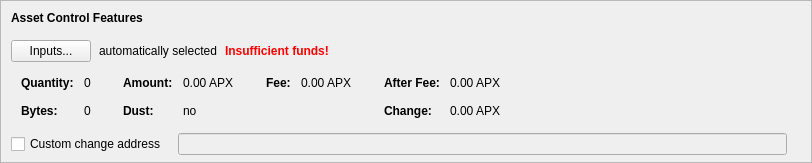
      <widget class="QFrame" name="frameAssetControl">
       <property name="sizePolicy">
        <sizepolicy hsizetype="Expanding" vsizetype="Fixed">
         <horstretch>0</horstretch>
         <verstretch>0</verstretch>
        </sizepolicy>
       </property>
       <property name="maximumSize">
        <size>
         <width>16777215</width>
         <height>16777215</height>
        </size>
       </property>
       <property name="frameShape">
        <enum>QFrame::StyledPanel</enum>
       </property>
       <property name="frameShadow">
        <enum>QFrame::Sunken</enum>
       </property>
       <layout class="QVBoxLayout" name="verticalLayoutAssetControl2">
        <property name="spacing">
         <number>0</number>
        </property>
        <property name="leftMargin">
         <number>0</number>
        </property>
        <property name="topMargin">
         <number>0</number>
        </property>
        <property name="rightMargin">
         <number>0</number>
        </property>
        <property name="bottomMargin">
         <number>6</number>
        </property>
        <item>
         <layout class="QVBoxLayout" name="verticalLayoutAssetControl" stretch="0,0,0,0,1">
          <property name="spacing">
           <number>0</number>
          </property>
          <property name="leftMargin">
           <number>10</number>
          </property>
          <property name="topMargin">
           <number>10</number>
          </property>
          <item>
           <layout class="QHBoxLayout" name="horizontalLayoutAssetControl1">
            <property name="bottomMargin">
             <number>15</number>
            </property>
            <item>
             <widget class="QLabel" name="labelAssetControlFeatures">
              <property name="sizePolicy">
               <sizepolicy hsizetype="Preferred" vsizetype="Maximum">
                <horstretch>0</horstretch>
                <verstretch>0</verstretch>
               </sizepolicy>
              </property>
              <property name="font">
               <font>
                <weight>75</weight>
                <bold>true</bold>
               </font>
              </property>
              <property name="styleSheet">
               <string notr="true">font-weight:bold;</string>
              </property>
              <property name="text">
               <string>Asset Control Features</string>
              </property>
             </widget>
            </item>
           </layout>
          </item>
          <item>
           <layout class="QHBoxLayout" name="horizontalLayoutAssetControl2" stretch="0,0,0,0">
            <property name="spacing">
             <number>8</number>
            </property>
            <property name="bottomMargin">
             <number>10</number>
            </property>
            <item>
             <widget class="QPushButton" name="pushButtonAssetControl">
              <property name="styleSheet">
               <string notr="true"/>
              </property>
              <property name="text">
               <string>Inputs...</string>
              </property>
              <property name="autoDefault">
               <bool>false</bool>
              </property>
             </widget>
            </item>
            <item>
             <widget class="QLabel" name="labelAssetControlAutomaticallySelected">
              <property name="text">
               <string>automatically selected</string>
              </property>
              <property name="margin">
               <number>5</number>
              </property>
             </widget>
            </item>
            <item>
             <widget class="QLabel" name="labelAssetControlInsuffFunds">
              <property name="font">
               <font>
                <weight>75</weight>
                <bold>true</bold>
               </font>
              </property>
              <property name="styleSheet">
               <string notr="true">color:red;font-weight:bold;</string>
              </property>
              <property name="text">
               <string>Insufficient funds!</string>
              </property>
              <property name="margin">
               <number>5</number>
              </property>
             </widget>
            </item>
            <item>
             <spacer name="horizontalSpacerAssetControl">
              <property name="orientation">
               <enum>Qt::Horizontal</enum>
              </property>
              <property name="sizeHint" stdset="0">
               <size>
                <width>40</width>
                <height>1</height>
               </size>
              </property>
             </spacer>
            </item>
           </layout>
          </item>
          <item>
           <widget class="QWidget" name="widgetAssetControl" native="true">
            <property name="sizePolicy">
             <sizepolicy hsizetype="Preferred" vsizetype="Preferred">
              <horstretch>0</horstretch>
              <verstretch>0</verstretch>
             </sizepolicy>
            </property>
            <property name="minimumSize">
             <size>
              <width>0</width>
              <height>0</height>
             </size>
            </property>
            <property name="styleSheet">
             <string notr="true"/>
            </property>
            <layout class="QHBoxLayout" name="horizontalLayoutAssetControl5">
             <property name="leftMargin">
              <number>0</number>
             </property>
             <property name="topMargin">
              <number>0</number>
             </property>
             <property name="rightMargin">
              <number>0</number>
             </property>
             <property name="bottomMargin">
              <number>0</number>
             </property>
             <item>
              <layout class="QHBoxLayout" name="horizontalLayoutAssetControl3" stretch="0,0,0,1">
               <property name="spacing">
                <number>20</number>
               </property>
               <property name="topMargin">
                <number>0</number>
               </property>
               <property name="bottomMargin">
                <number>10</number>
               </property>
               <item>
                <layout class="QFormLayout" name="formLayoutAssetControl1">
                 <property name="horizontalSpacing">
                  <number>10</number>
                 </property>
                 <property name="verticalSpacing">
                  <number>14</number>
                 </property>
                 <property name="leftMargin">
                  <number>10</number>
                 </property>
                 <property name="topMargin">
                  <number>4</number>
                 </property>
                 <property name="rightMargin">
                  <number>6</number>
                 </property>
                 <item row="0" column="0">
                  <widget class="QLabel" name="labelAssetControlQuantityText">
                   <property name="font">
                    <font>
                     <weight>75</weight>
                     <bold>true</bold>
                    </font>
                   </property>
                   <property name="text">
                    <string>Quantity:</string>
                   </property>
                   <property name="margin">
                    <number>0</number>
                   </property>
                  </widget>
                 </item>
                 <item row="0" column="1">
                  <widget class="QLabel" name="labelAssetControlQuantity">
                   <property name="cursor">
                    <cursorShape>IBeamCursor</cursorShape>
                   </property>
                   <property name="contextMenuPolicy">
                    <enum>Qt::ActionsContextMenu</enum>
                   </property>
                   <property name="text">
                    <string notr="true">0</string>
                   </property>
                   <property name="margin">
                    <number>0</number>
                   </property>
                   <property name="textInteractionFlags">
                    <set>Qt::LinksAccessibleByMouse|Qt::TextSelectableByKeyboard|Qt::TextSelectableByMouse</set>
                   </property>
                  </widget>
                 </item>
                 <item row="1" column="0">
                  <widget class="QLabel" name="labelAssetControlBytesText">
                   <property name="font">
                    <font>
                     <weight>75</weight>
                     <bold>true</bold>
                    </font>
                   </property>
                   <property name="text">
                    <string>Bytes:</string>
                   </property>
                  </widget>
                 </item>
                 <item row="1" column="1">
                  <widget class="QLabel" name="labelAssetControlBytes">
                   <property name="cursor">
                    <cursorShape>IBeamCursor</cursorShape>
                   </property>
                   <property name="contextMenuPolicy">
                    <enum>Qt::ActionsContextMenu</enum>
                   </property>
                   <property name="text">
                    <string notr="true">0</string>
                   </property>
                   <property name="textInteractionFlags">
                    <set>Qt::LinksAccessibleByMouse|Qt::TextSelectableByKeyboard|Qt::TextSelectableByMouse</set>
                   </property>
                  </widget>
                 </item>
                </layout>
               </item>
               <item>
                <layout class="QFormLayout" name="formLayoutAssetControl2">
                 <property name="horizontalSpacing">
                  <number>10</number>
                 </property>
                 <property name="verticalSpacing">
                  <number>14</number>
                 </property>
                 <property name="leftMargin">
                  <number>6</number>
                 </property>
                 <property name="topMargin">
                  <number>4</number>
                 </property>
                 <property name="rightMargin">
                  <number>6</number>
                 </property>
                 <item row="0" column="0">
                  <widget class="QLabel" name="labelAssetControlAmountText">
                   <property name="font">
                    <font>
                     <weight>75</weight>
                     <bold>true</bold>
                    </font>
                   </property>
                   <property name="text">
                    <string>Amount:</string>
                   </property>
                   <property name="margin">
                    <number>0</number>
                   </property>
                  </widget>
                 </item>
                 <item row="0" column="1">
                  <widget class="QLabel" name="labelAssetControlAmount">
                   <property name="cursor">
                    <cursorShape>IBeamCursor</cursorShape>
                   </property>
                   <property name="contextMenuPolicy">
                    <enum>Qt::ActionsContextMenu</enum>
                   </property>
                   <property name="text">
                    <string notr="true">0.00 APX</string>
                   </property>
                   <property name="textInteractionFlags">
                    <set>Qt::LinksAccessibleByMouse|Qt::TextSelectableByKeyboard|Qt::TextSelectableByMouse</set>
                   </property>
                  </widget>
                 </item>
                 <item row="1" column="0">
                  <widget class="QLabel" name="labelAssetControlLowOutputText">
                   <property name="font">
                    <font>
                     <weight>75</weight>
                     <bold>true</bold>
                    </font>
                   </property>
                   <property name="text">
                    <string>Dust:</string>
                   </property>
                  </widget>
                 </item>
                 <item row="1" column="1">
                  <widget class="QLabel" name="labelAssetControlLowOutput">
                   <property name="cursor">
                    <cursorShape>IBeamCursor</cursorShape>
                   </property>
                   <property name="contextMenuPolicy">
                    <enum>Qt::ActionsContextMenu</enum>
                   </property>
                   <property name="text">
                    <string notr="true">no</string>
                   </property>
                   <property name="textInteractionFlags">
                    <set>Qt::LinksAccessibleByMouse|Qt::TextSelectableByKeyboard|Qt::TextSelectableByMouse</set>
                   </property>
                  </widget>
                 </item>
                </layout>
               </item>
               <item>
                <layout class="QFormLayout" name="formLayoutAssetControl3">
                 <property name="horizontalSpacing">
                  <number>10</number>
                 </property>
                 <property name="verticalSpacing">
                  <number>14</number>
                 </property>
                 <property name="leftMargin">
                  <number>6</number>
                 </property>
                 <property name="topMargin">
                  <number>4</number>
                 </property>
                 <property name="rightMargin">
                  <number>6</number>
                 </property>
                 <item row="0" column="0">
                  <widget class="QLabel" name="labelAssetControlFeeText">
                   <property name="font">
                    <font>
                     <weight>75</weight>
                     <bold>true</bold>
                    </font>
                   </property>
                   <property name="text">
                    <string>Fee:</string>
                   </property>
                   <property name="margin">
                    <number>0</number>
                   </property>
                  </widget>
                 </item>
                 <item row="0" column="1">
                  <widget class="QLabel" name="labelAssetControlFee">
                   <property name="cursor">
                    <cursorShape>IBeamCursor</cursorShape>
                   </property>
                   <property name="contextMenuPolicy">
                    <enum>Qt::ActionsContextMenu</enum>
                   </property>
                   <property name="text">
                    <string notr="true">0.00 APX</string>
                   </property>
                   <property name="textInteractionFlags">
                    <set>Qt::LinksAccessibleByMouse|Qt::TextSelectableByKeyboard|Qt::TextSelectableByMouse</set>
                   </property>
                  </widget>
                 </item>
                </layout>
               </item>
               <item>
                <layout class="QFormLayout" name="formLayoutAssetControl4">
                 <property name="horizontalSpacing">
                  <number>10</number>
                 </property>
                 <property name="verticalSpacing">
                  <number>14</number>
                 </property>
                 <property name="leftMargin">
                  <number>6</number>
                 </property>
                 <property name="topMargin">
                  <number>4</number>
                 </property>
                 <property name="rightMargin">
                  <number>6</number>
                 </property>
                 <item row="0" column="0">
                  <widget class="QLabel" name="labelAssetControlAfterFeeText">
                   <property name="font">
                    <font>
                     <weight>75</weight>
                     <bold>true</bold>
                    </font>
                   </property>
                   <property name="text">
                    <string>After Fee:</string>
                   </property>
                   <property name="margin">
                    <number>0</number>
                   </property>
                  </widget>
                 </item>
                 <item row="0" column="1">
                  <widget class="QLabel" name="labelAssetControlAfterFee">
                   <property name="cursor">
                    <cursorShape>IBeamCursor</cursorShape>
                   </property>
                   <property name="contextMenuPolicy">
                    <enum>Qt::ActionsContextMenu</enum>
                   </property>
                   <property name="text">
                    <string notr="true">0.00 APX</string>
                   </property>
                   <property name="textInteractionFlags">
                    <set>Qt::LinksAccessibleByMouse|Qt::TextSelectableByKeyboard|Qt::TextSelectableByMouse</set>
                   </property>
                  </widget>
                 </item>
                 <item row="1" column="0">
                  <widget class="QLabel" name="labelAssetControlChangeText">
                   <property name="font">
                    <font>
                     <weight>75</weight>
                     <bold>true</bold>
                    </font>
                   </property>
                   <property name="text">
                    <string>Change:</string>
                   </property>
                  </widget>
                 </item>
                 <item row="1" column="1">
                  <widget class="QLabel" name="labelAssetControlChange">
                   <property name="cursor">
                    <cursorShape>IBeamCursor</cursorShape>
                   </property>
                   <property name="contextMenuPolicy">
                    <enum>Qt::ActionsContextMenu</enum>
                   </property>
                   <property name="text">
                    <string notr="true">0.00 APX</string>
                   </property>
                   <property name="textInteractionFlags">
                    <set>Qt::LinksAccessibleByMouse|Qt::TextSelectableByKeyboard|Qt::TextSelectableByMouse</set>
                   </property>
                  </widget>
                 </item>
                </layout>
               </item>
              </layout>
             </item>
            </layout>
           </widget>
          </item>
          <item>
           <layout class="QHBoxLayout" name="horizontalLayoutAssetControl4" stretch="0,0,0">
            <property name="spacing">
             <number>12</number>
            </property>
            <property name="sizeConstraint">
             <enum>QLayout::SetDefaultConstraint</enum>
            </property>
            <property name="topMargin">
             <number>5</number>
            </property>
            <property name="rightMargin">
             <number>5</number>
            </property>
            <item>
             <widget class="QCheckBox" name="checkBoxAssetControlChange">
              <property name="toolTip">
               <string>If this is activated, but the change address is empty or invalid, change will be sent to a newly generated address.</string>
              </property>
              <property name="text">
               <string>Custom change address</string>
              </property>
             </widget>
            </item>
            <item>
             <widget class="QValidatedLineEdit" name="lineEditAssetControlChange">
              <property name="enabled">
               <bool>false</bool>
              </property>
              <property name="sizePolicy">
               <sizepolicy hsizetype="Expanding" vsizetype="Fixed">
                <horstretch>0</horstretch>
                <verstretch>0</verstretch>
               </sizepolicy>
              </property>
             </widget>
            </item>
            <item>
             <widget class="QLabel" name="labelAssetControlChangeLabel">
              <property name="sizePolicy">
               <sizepolicy hsizetype="Preferred" vsizetype="Expanding">
                <horstretch>0</horstretch>
                <verstretch>0</verstretch>
               </sizepolicy>
              </property>
              <property name="minimumSize">
               <size>
                <width>0</width>
                <height>0</height>
               </size>
              </property>
              <property name="text">
               <string/>
              </property>
              <property name="margin">
               <number>3</number>
              </property>
             </widget>
            </item>
           </layout>
          </item>
          <item>
           <spacer name="verticalSpacerAssetControl">
            <property name="orientation">
             <enum>Qt::Vertical</enum>
            </property>
            <property name="sizeHint" stdset="0">
             <size>
              <width>800</width>
              <height>1</height>
             </size>
            </property>
           </spacer>
          </item>
         </layout>
        </item>
       </layout>
      </widget>
